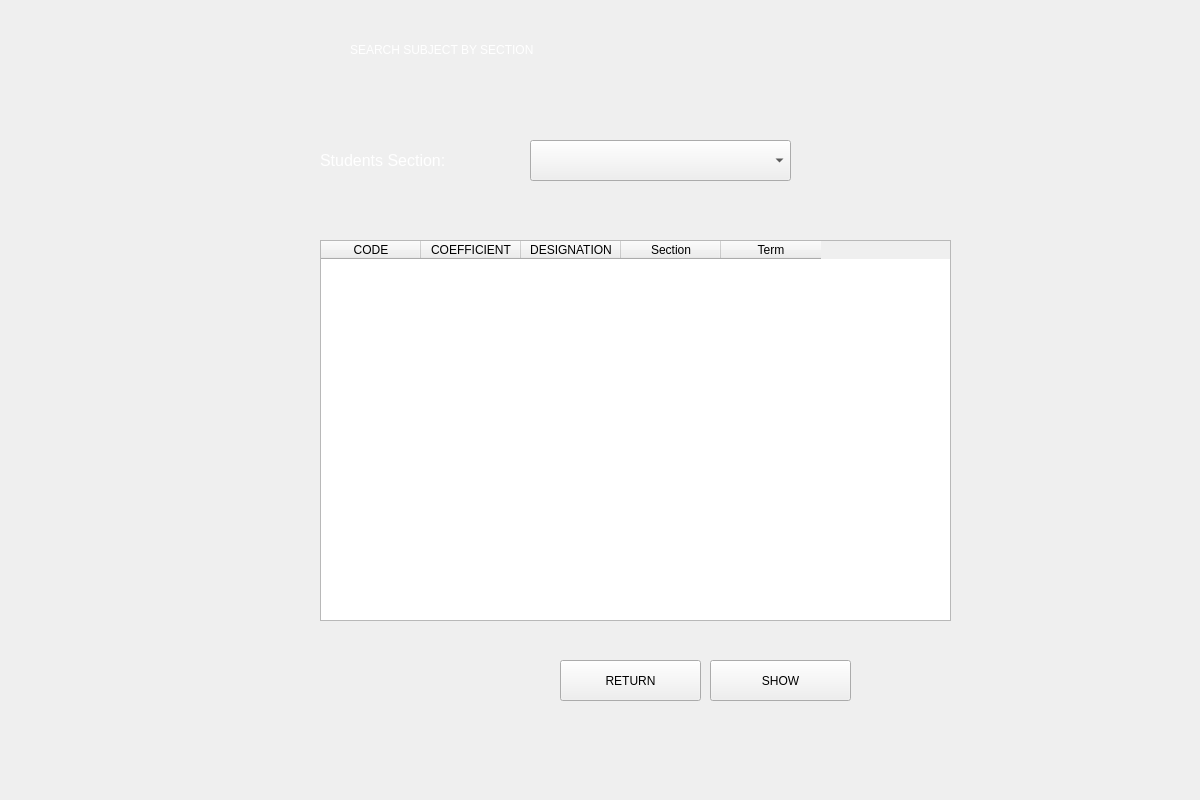
<?xml version="1.0" encoding="UTF-8"?>
<ui version="4.0">
 <class>Form</class>
 <widget class="QWidget" name="Form">
  <property name="geometry">
   <rect>
    <x>0</x>
    <y>0</y>
    <width>1200</width>
    <height>800</height>
   </rect>
  </property>
  <property name="windowTitle">
   <string>Form</string>
  </property>
  <widget class="QLabel" name="num_inscription4">
   <property name="geometry">
    <rect>
     <x>320</x>
     <y>120</y>
     <width>281</width>
     <height>81</height>
    </rect>
   </property>
   <property name="styleSheet">
    <string notr="true"/>
   </property>
   <property name="text">
    <string>&lt;html&gt;&lt;head/&gt;&lt;body&gt;&lt;p&gt;&lt;span style=&quot; font-size:12pt; color:#fff;&quot;&gt;Students Section:&lt;/span&gt;&lt;/p&gt;&lt;/body&gt;&lt;/html&gt;</string>
   </property>
  </widget>
  <widget class="QPushButton" name="afficher">
   <property name="geometry">
    <rect>
     <x>710</x>
     <y>660</y>
     <width>141</width>
     <height>41</height>
    </rect>
   </property>
   <property name="styleSheet">
    <string notr="true">font: 12pt &quot;Poppins&quot;;</string>
   </property>
   <property name="text">
    <string>SHOW</string>
   </property>
  </widget>
  <widget class="QLabel" name="label">
   <property name="geometry">
    <rect>
     <x>350</x>
     <y>10</y>
     <width>551</width>
     <height>81</height>
    </rect>
   </property>
   <property name="styleSheet">
    <string notr="true">font: 63 18pt &quot;Open Sans Semibold&quot;;</string>
   </property>
   <property name="text">
    <string>&lt;html&gt;&lt;head/&gt;&lt;body&gt;&lt;p&gt;&lt;span style=&quot; color:#FFFFFF;&quot;&gt;SEARCH SUBJECT BY SECTION&lt;/span&gt;&lt;/p&gt;&lt;/body&gt;&lt;/html&gt;</string>
   </property>
  </widget>
  <widget class="QPushButton" name="ok">
   <property name="geometry">
    <rect>
     <x>560</x>
     <y>660</y>
     <width>141</width>
     <height>41</height>
    </rect>
   </property>
   <property name="styleSheet">
    <string notr="true">font: 12pt &quot;Poppins&quot;;</string>
   </property>
   <property name="text">
    <string>RETURN</string>
   </property>
  </widget>
  <widget class="QLabel" name="section_2">
   <property name="geometry">
    <rect>
     <x>540</x>
     <y>190</y>
     <width>221</width>
     <height>21</height>
    </rect>
   </property>
   <property name="text">
    <string/>
   </property>
  </widget>
  <widget class="QTableWidget" name="tableWidget">
   <property name="geometry">
    <rect>
     <x>320</x>
     <y>240</y>
     <width>631</width>
     <height>381</height>
    </rect>
   </property>
   <column>
    <property name="text">
     <string>CODE</string>
    </property>
   </column>
   <column>
    <property name="text">
     <string>COEFFICIENT</string>
    </property>
   </column>
   <column>
    <property name="text">
     <string>DESIGNATION</string>
    </property>
   </column>
   <column>
    <property name="text">
     <string>Section</string>
    </property>
   </column>
   <column>
    <property name="text">
     <string>Term</string>
    </property>
   </column>
  </widget>
  <widget class="QComboBox" name="section">
   <property name="geometry">
    <rect>
     <x>530</x>
     <y>140</y>
     <width>261</width>
     <height>41</height>
    </rect>
   </property>
   <property name="styleSheet">
    <string notr="true">QLineEdit {
border: 1px solid rgb(37,39,48);

padding-left:20px;
padding-right:20px;
}
</string>
   </property>
   <item>
    <property name="text">
     <string/>
    </property>
   </item>
   <item>
    <property name="text">
     <string>CPI1</string>
    </property>
   </item>
   <item>
    <property name="text">
     <string>CPI2</string>
    </property>
   </item>
   <item>
    <property name="text">
     <string>L1 INFO</string>
    </property>
   </item>
   <item>
    <property name="text">
     <string>L1 TIC</string>
    </property>
   </item>
   <item>
    <property name="text">
     <string>L1 EEA</string>
    </property>
   </item>
   <item>
    <property name="text">
     <string>L1 MATH</string>
    </property>
   </item>
   <item>
    <property name="text">
     <string>L2 INFO </string>
    </property>
   </item>
   <item>
    <property name="text">
     <string>L2 TIC</string>
    </property>
   </item>
   <item>
    <property name="text">
     <string>L2 EEA</string>
    </property>
   </item>
   <item>
    <property name="text">
     <string>L2 MATH</string>
    </property>
   </item>
   <item>
    <property name="text">
     <string>L3 INFO</string>
    </property>
   </item>
   <item>
    <property name="text">
     <string>L3 TIC</string>
    </property>
   </item>
   <item>
    <property name="text">
     <string>L3 EEA</string>
    </property>
   </item>
   <item>
    <property name="text">
     <string>ING 1</string>
    </property>
   </item>
   <item>
    <property name="text">
     <string>ING2</string>
    </property>
   </item>
  </widget>
  <widget class="QLabel" name="label_2">
   <property name="geometry">
    <rect>
     <x>-160</x>
     <y>-10</y>
     <width>1391</width>
     <height>881</height>
    </rect>
   </property>
   <property name="text">
    <string/>
   </property>
   <property name="pixmap">
    <pixmap>bg.jpg</pixmap>
   </property>
   <property name="scaledContents">
    <bool>true</bool>
   </property>
  </widget>
  
  <zorder>label_2</zorder>
  <zorder>num_inscription4</zorder>
  <zorder>afficher</zorder>
  <zorder>label</zorder>
  <zorder>ok</zorder>
  <zorder>section_2</zorder>
  <zorder>tableWidget</zorder>
  <zorder>section</zorder>
  <zorder>label_10</zorder>
 </widget>
 <resources/>
 <connections/>
</ui>
